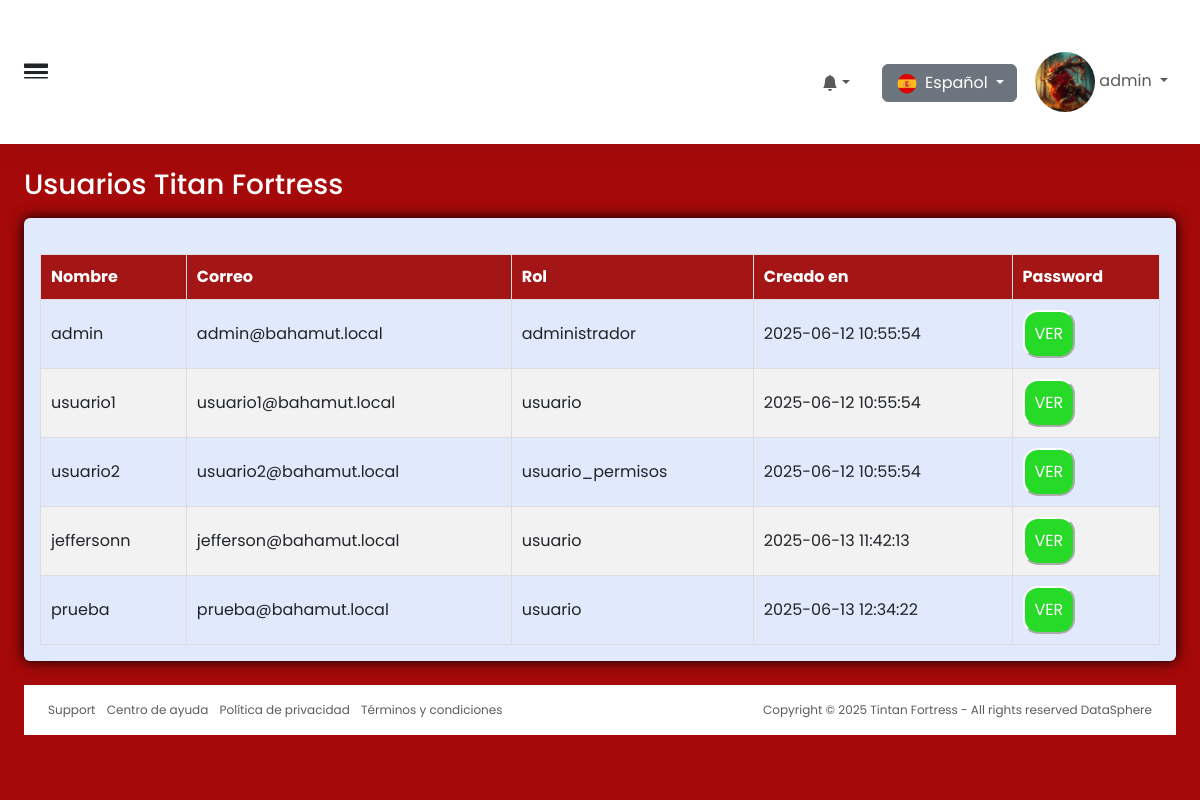
/usuarios.php (signed in), run on an earlier commit of the app's database.
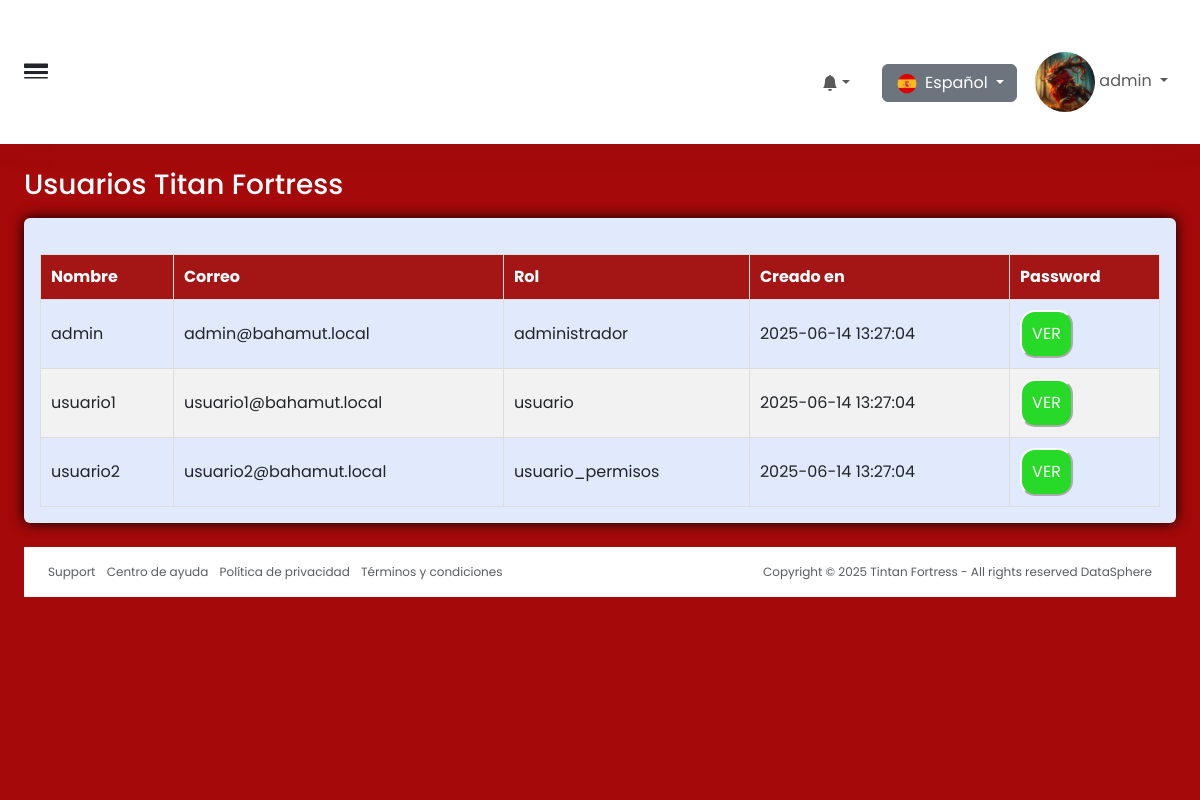
And on a later commit of the database.
### tables this page shows
CREATE TABLE `usuarios` (
  `id` int(11) NOT NULL,
  `nombre_usuario` varchar(100) NOT NULL,
  `contraseña` text NOT NULL,
  `correo_electronico` varchar(255) DEFAULT NULL,
  `id_rol` int(11) NOT NULL,
  `creado_en` timestamp NOT NULL DEFAULT current_timestamp(),
  `imagen` varchar(255) DEFAULT NULL
);

CREATE TABLE `roles` (
  `id` int(11) NOT NULL,
  `nombre` varchar(50) NOT NULL,
  `descripcion` text DEFAULT NULL
);

### usuarios.php (the view, shortened to what this page needs)
<?php
try {
    include 'conexion.php';
    $nombreUsuario = $_SESSION['nombre'];
    $rolUsuario = $_SESSION['rol_usuario'];
    $isAdmin = ($rolUsuario === 'administrador');
    $tienePermisoPassword = ($rolUsuario === 'usuario_permisos' || $isAdmin);
    if ($isAdmin) {
        $sql = "SELECT u.id, u.nombre_usuario, u.correo_electronico, u.contraseña, u.creado_en, r.nombre AS rol
            FROM usuarios u
            JOIN roles r ON u.id_rol = r.id";
        $stmt = $conn->prepare($sql);
    }
    $stmt->execute();
    $usuarios = $stmt->fetchAll(PDO::FETCH_ASSOC);
    $usuario_id = $_SESSION['usuario_id'];
    $sqlImagen = "SELECT imagen FROM usuarios WHERE id = :id";
    $stmtImagen = $conn->prepare($sqlImagen);
    $stmtImagen->execute([':id' => $usuario_id]);
    $imagenUsuario = $stmtImagen->fetchColumn();
    ?>
    <!DOCTYPE html>
    <html lang="es">
    <head>
        <link rel="stylesheet" href="css/index.css">
        <link href="https://cdn.jsdelivr.net/npm/bootstrap@5.3.6/dist/css/bootstrap.min.css" rel="stylesheet"
>
        <link rel="stylesheet" href="https://cdn.jsdelivr.net/npm/bootstrap-icons@1.13.1/font/bootstrap-icons.min.css">
        <link rel="stylesheet" href="css/usuarios.css">
    </head>
    <body>
        <div class="wrapper w-100 d-flex align-items-start justify-content-between bg-black">
            <div class="main">
                <nav
                    class="navbar-main d-flex justify-content-between align-items-center p-4 navbar navbar-expand navbar-light">
                    <span class="sidebar-toggle d-flex align-items-center fs-4">
                        <i class="bi bi-border-width" id=toggle></i>
                    </span>
                    <div class="navbar-collapse collapse">
                        <div class="navbar-align navbar-nav ms-auto">
                            <div class="me-2 nav-item dropdown d-flex position-relative">
                                <a id="element" class="d-flex align-items-center nav-link nav-icon dropdown-toggle"
                                    aria-expanded="true">
                                    <div class="position-relative">
                                        <svg xmlns="http://www.w3.org/2000/svg" width="16" height="16" fill="currentColor"
                                            class="bi bi-bell-fill" viewBox="0 0 16 16">
                                            <path
                                                d="M8 16a2 2 0 0 0 2-2H6a2 2 0 0 0 2 2m.995-14.901a1 1 0 1 0-1.99 0A5 5 0 0 0 3 6c0 1.098-.5 6-2 7h14c-1.5-1-2-5.902-2-7 0-2.42-1.72-4.44-4.005-4.901" />
                                        </svg>
                                    </div>
                                </a>
                            </div>
                            <a href="#" type="button" class="nav-icon modes nav-link d-flex align-items-center"></a>
                            <div class="me-2 nav-item dropdown d-flex position-relative">
                                <div class="dropdown">
                                    <button class="btn btn-secondary dropdown-toggle" type="button" id="languageDropdown"
                                        data-bs-toggle="dropdown" aria-expanded="false">
                                        <img src="img/españa.webp" alt="España" width="20" class="me-1"> Español
                                    </button>
                                </div>
                            </div>
                            <div class="nav-item dropdown nav-item-user">
                                <span class="d-none d-sm-inline-block nav-icon" aria-expanded="true">
                                    <a href="#" class="nav-link dropdown-toggle" aria-expanded="false">
                                        <img src="img/usuarios/<?= $imagenUsuario ?>" class="imgUSU">
                                        <span><?= htmlspecialchars($nombreUsuario) ?></span>
                                    </a>
                                </span>
                            </div>
                        </div>
                    </div>
                </nav>
                <div class="content">
                    <div class="p-0 container-fluid">
                        <div class="mb-2 mb-xl-2 row">
                            <div class="d-none d-sm-block col-auto">
                                <h3>Usuarios Titan Fortress</h3>
                            </div>
                        </div>
                        <div class="row">
                            <div class="w-100">
                                <div class="illustration card border-0 w-100" style="background-color: #e0eafc;">
                                    <div class="card-body w-100">
                                        <div class="usuarios-container w-100">
                                            <div class="contenido" style="overflow-x: auto; width: 100%;">
                                                <table class="tabla_resultados w-100">
                                                    <thead>
                                                        <tr>
                                                            <th>Nombre</th>
                                                            <th>Correo</th>
                                                            <th>Rol</th>
                                                            <th>Creado en</th>
                                                            <?php if ($tienePermisoPassword): ?>
                                                                <th>Password</th>
                                                            <?php endif; ?>
                                                        </tr>
                                                    </thead>
                                                    <tbody>
                                                        <?php foreach ($usuarios as $index => $u): ?>
                                                            <tr>
                                                                <td><?= htmlspecialchars($u['nombre_usuario']) ?></td>
                                                                <td><?= htmlspecialchars($u['correo_electronico']) ?></td>
                                                                <td><?= htmlspecialchars($u['rol']) ?></td>
                                                                <td><?= htmlspecialchars($u['creado_en']) ?></td>
                                                                <?php if ($tienePermisoPassword): ?>
                                                                    <td>
                                                                        <button id="btn<?= $index ?>"
                                                                            onclick="verPassword(<?= $index ?>)"
                                                                            class="boton_ver">VER</button>
                                                                    </td>
                                                                <?php endif; ?>
                                                            </tr>
                                                        <?php endforeach; ?>
                                                    </tbody>
                                                </table>
                                            </div>
                                        </div>
                                    </div>
                                </div>
                            </div>
                        </div>
                    </div>
                    <footer class="footer bg-white py-3">
                        <div class="container-fluid">
                            <div class="text-muted row">
                                <div class="text-start d-flex col-6">
                                    <ul class="list-inline mb-0">
                                        <li class="list-inline-item"><a href="#" class="text-muted">Support</a></li>
                                        <li class="list-inline-item"><a href="#" class="text-muted">Centro de ayuda</a></li>
                                        <li class="list-inline-item"><a href="#" class="text-muted">Política de
                                                privacidad</a>
                                        </li>
                                        <li class="list-inline-item"><a href="#" class="text-muted">Términos y
                                                condiciones</a>
                                        </li>
                                    </ul>
                                </div>
                                <div class="text-end col-6">
                                    <p class="mb-0">Copyright © 2025 Tintan Fortress - All rights reserved <a href="#"
                                            class="text-muted">DataSphere</a></p>
                                </div>
                            </div>
                        </div>
                    </footer>
                </div>
            </div>
    </body>
    </html>
    <?php
} catch (PDOException $e) {
    die("Error en la conexión a la base de datos: " . $e->getMessage());
}
?>

### css/index.css (style rules this page uses)
* { margin: 0; padding: 0; box-sizing: border-box; list-style: none; text-decoration: none; font-family: "Poppins", serif; }
.dropdown { margin-top: 20px; }
.imgUSU { width: 60px; height: 60px; border-radius: 40px; }
:root { --color-primary: #202434; --color-primary-light: #293042; --color-accent-blue: #3f80ea; --color-white: white; --color-black: black; --color-gray-light: #ced4da; --color-gray-blue-trasnparent: #e2e8ee80 --transition-speed-fast: .4s ease-in-out; --transition-speed-slow: .6s ease-in-out; }
a { text-decoration: none !important; }
ul { padding-left: 0 !important; }
li { list-style: none !important; }
img { height: 20px; margin-left: 2px; }
h3 { color: white !important; }
.wrapper { width: 100%; align-items: stretch; display: flex; }
.main { display: flex; width: 100%; height: 100vh; overflow-y: scroll; min-width: 0; transition: margin-left .35s ease-in-out, left .35s ease-in-out, margin-right .35s ease-in-out, right .35s ease-in-out; flex-direction: column; }
.navbar-main { border-bottom: 0 !important; box-shadow: 0 0 2rem #2930421a !important; background-color: var(--color-white) !important; }
#toggle { cursor: pointer !important; }
.nav-item-user { cursor: pointer !important; }
.text-muted { color: rgba(108, 117, 125, .75); font-size: 12px; margin-bottom: 0; }
#element { cursor: pointer; }
.content { padding: 2.5rem 2.5rem 1.5rem; flex: 1; direction: 1fr; background-color: rgb(165, 9, 9); }
.illustration { color: var(--color-accent-blue); }
.card { margin-bottom: 24px; box-shadow: 0 0 .875rem black; }
footer { padding: 1rem 0.75rem; background-color: var(--color-white); direction: ltr; }
@media (min-width: 1px) and (max-width:2570px) { .content { padding: 1.5rem !important; } }

### css/usuarios.css (style rules this page uses)
.tabla_resultados { width: 100%; border-collapse: collapse; margin-top: 20px; }
.tabla_resultados th, .tabla_resultados td { padding: 10px; border: 1px solid #ddd; text-align: left; }
.tabla_resultados th { background-color: #a41515; color: white; }
.tabla_resultados tr:nth-child(even) { background-color: #f2f2f2; }
.contenido { width: 100%; }
.boton_ver { background-color: rgb(39, 218, 39); color: white; padding: 10px; border-radius: 15px; border-color: white; }

What changed in the data, as far as the page shows it:
removed usuarios: nombre_usuario "jeffersonn", correo_electronico "jefferson@bahamut.local", id_rol.nombre "usuario", creado_en "2025-06-13 11:42:13"
removed usuarios: nombre_usuario "prueba", correo_electronico "prueba@bahamut.local", id_rol.nombre "usuario", creado_en "2025-06-13 12:34:22"
changed usuarios "admin": creado_en "2025-06-12 10:55:54" → "2025-06-14 13:27:04"
changed usuarios "usuario1": creado_en "2025-06-12 10:55:54" → "2025-06-14 13:27:04"
changed usuarios "usuario2": creado_en "2025-06-12 10:55:54" → "2025-06-14 13:27:04"
